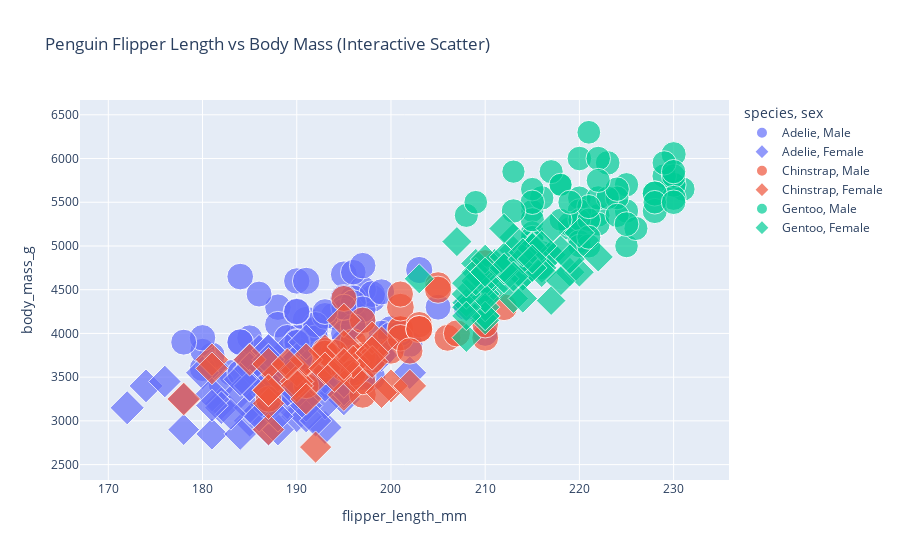
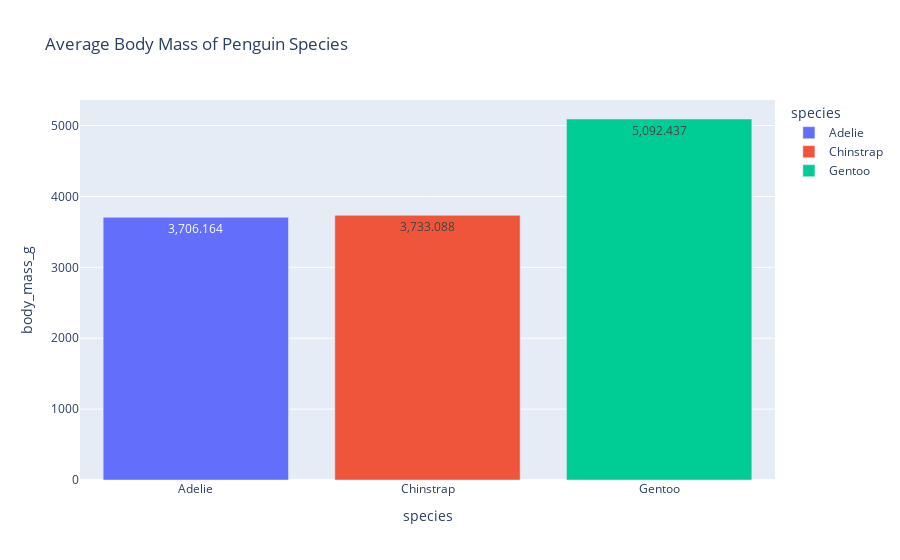
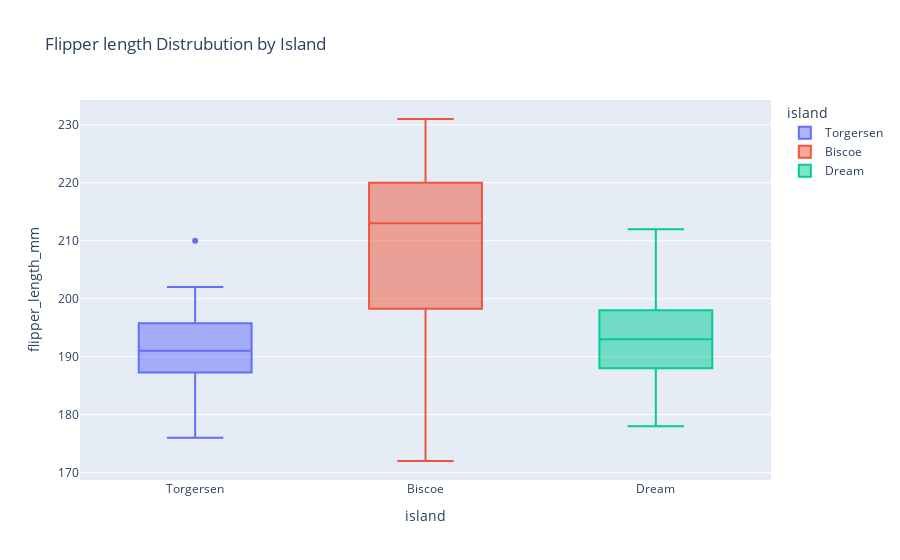
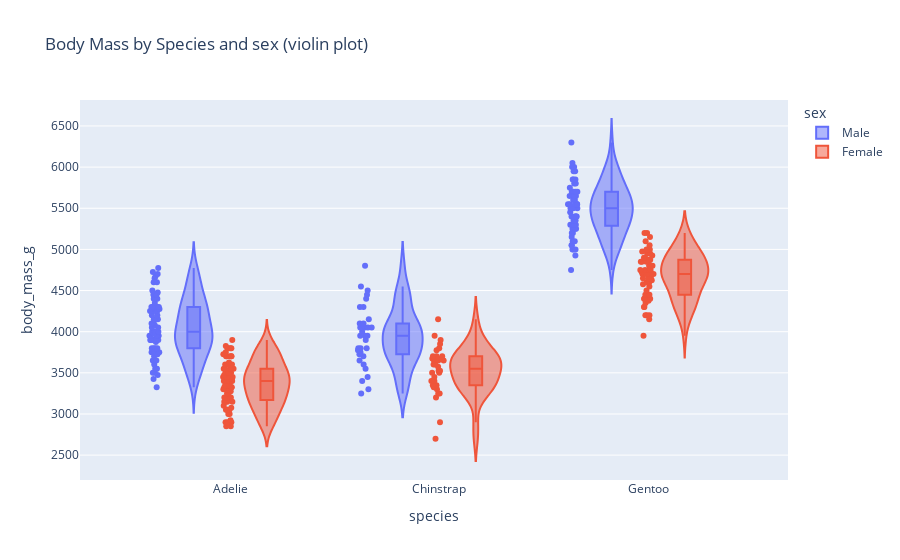

Notebook cell for these charts, in order:
### Code cell
# 1. Import libraries
import plotly.express as px
import seaborn as sns
import pandas as pd

# 2. Get Data and clean
penguins = sns.load_dataset("penguins")
penguins = penguins.dropna()

# Optional
print(penguins.head())

# 3. Interactive Scatter plot
# Show the flipper length relates to body mass
fig1 = px.scatter(
    penguins,
    x='flipper_length_mm',
    y='body_mass_g',
    color='species',
    size='bill_depth_mm',
    symbol='sex',
    hover_data=["island", "bill_length_mm"],
    title="Penguin Flipper Length vs Body Mass (Interactive Scatter)"
)
fig1.show()

# 4. Bar Plot: Average Body Mass per Species
avg_mass = penguins.groupby("species")["body_mass_g"].mean().reset_index()

fig2 = px.bar(
   avg_mass,
   x="species",
   y="body_mass_g",
   text_auto=True,
   color="species",
   title="Average Body Mass of Penguin Species"
)
fig2.show()

# 5. Box Plot: Flipper Length by Island
fig3 = px.box(
    penguins,
    x="island",
    y="flipper_length_mm",
    color="island",
    title="Flipper length Distrubution by Island"
)
fig3.show()

# 6. Violin Plot: Body Mass by sex and species
fig4 = px.violin(
    penguins,
    x="species",
    y="body_mass_g",
    color="sex",
    box=True,           # show internal boxplot
    points="all",        # show all data points
    hover_data=["island"],
    title="Body Mass by Species and sex (violin plot)"
)
fig4.show()

### Figure 1 — Plotly figure (JSON) as saved in the notebook; plotly's stock layout.template omitted (floating-point values rounded to 4 significant figures; data arrays with more than 128 entries replaced by an {"elided": "..."} marker saying what was removed)
{"data": [{"customdata": {"elided": "73x2 mixed values"}, "hovertemplate": "species=Adelie<br>sex=Male<br>flipper_length_mm=%{x}<br>body_mass_g=%{y}<br>bill_depth_mm=%{marker.size}<br>island=%{customdata[0]}<br>bill_length_mm=%{customdata[1]}<extra></extra>", "legendgroup": "Adelie, Male", "marker": {"color": "#636efa", "size": [18.7, 20.6, 19.6, 21.2, 21.1, 20.7, 21.5, 18.7, 18.1, 17.2, 18.6, 18.9, 18.1, 18.9, 21.1, 20.0, 19.1, 18.4, 19.7, 18.8, 19.0, 21.2, 18.9, 19.5, 18.6, 18.8, 19.1, 21.1, 18.2, 18.0, 19.1, 19.4, 18.4, 18.9, 18.5, 19.4, 19.1, 17.6, 19.4, 20.3, 19.5, 19.2, 18.1, 18.1, 18.9, 18.5, 18.5, 20.0, 20.0, 18.9, 20.0, 19.0, 20.3, 19.5, 18.3, 20.5, 18.6, 19.8, 18.5, 19.0, 18.3, 18.0, 19.2, 18.5, 17.5, 20.1, 17.9, 17.2, 17.0, 18.7, 18.6, 18.1, 18.5], "sizemode": "area", "sizeref": 0.05375, "symbol": "circle"}, "mode": "markers", "name": "Adelie, Male", "orientation": "v", "showlegend": true, "type": "scatter", "x": [181.0, 190.0, 195.0, 191.0, 198.0, 197.0, 194.0, 180.0, 185.0, 180.0, 183.0, 180.0, 178.0, 184.0, 196.0, 190.0, 184.0, 195.0, 196.0, 190.0, 182.0, 191.0, 188.0, 200.0, 191.0, 193.0, 194.0, 195.0, 192.0, 192.0, 188.0, 198.0, 190.0, 197.0, 195.0, 184.0, 195.0, 196.0, 193.0, 194.0, 190.0, 189.0, 205.0, 186.0, 208.0, 196.0, 192.0, 203.0, 190.0, 184.0, 190.0, 197.0, 191.0, 197.0, 196.0, 199.0, 189.0, 198.0, 202.0, 199.0, 195.0, 210.0, 197.0, 199.0, 190.0, 200.0, 193.0, 187.0, 190.0, 185.0, 190.0, 193.0, 201.0], "xaxis": "x", "y": [3750.0, 3650.0, 4675.0, 3800.0, 4400.0, 4500.0, 4200.0, 3600.0, 3950.0, 3800.0, 3550.0, 3950.0, 3900.0, 3900.0, 4150.0, 3950.0, 4650.0, 3900.0, 4400.0, 4600.0, 3425.0, 4150.0, 4300.0, 4050.0, 3700.0, 3800.0, 3750.0, 4400.0, 4050.0, 3950.0, 4100.0, 4450.0, 3900.0, 4150.0, 4250.0, 3900.0, 4000.0, 4700.0, 4200.0, 3550.0, 3800.0, 3950.0, 4300.0, 4450.0, 4300.0, 4350.0, 4100.0, 4725.0, 4250.0, 3550.0, 3900.0, 4775.0, 4600.0, 4275.0, 4075.0, 3775.0, 3325.0, 3500.0, 3875.0, 4000.0, 4300.0, 4000.0, 3500.0, 4475.0, 3900.0, 3975.0, 4250.0, 3475.0, 3725.0, 3650.0, 4250.0, 3750.0, 4000.0], "yaxis": "y"}, {"customdata": {"elided": "73x2 mixed values"}, "hovertemplate": "species=Adelie<br>sex=Female<br>flipper_length_mm=%{x}<br>body_mass_g=%{y}<br>bill_depth_mm=%{marker.size}<br>island=%{customdata[0]}<br>bill_length_mm=%{customdata[1]}<extra></extra>", "legendgroup": "Adelie, Female", "marker": {"color": "#636efa", "size": [17.4, 18.0, 19.3, 17.8, 17.6, 17.8, 19.0, 18.4, 18.3, 19.2, 18.9, 17.9, 18.6, 16.7, 17.8, 17.0, 18.5, 19.3, 18.0, 18.5, 16.9, 17.9, 17.7, 17.9, 18.1, 17.5, 16.6, 16.9, 17.0, 17.1, 16.2, 16.6, 19.0, 17.2, 17.5, 16.8, 16.1, 17.2, 18.8, 17.8, 18.6, 18.8, 18.0, 17.1, 17.3, 18.6, 16.1, 17.9, 16.0, 18.6, 17.2, 17.0, 16.5, 17.7, 20.7, 17.0, 17.0, 17.2, 17.0, 15.9, 17.6, 17.1, 17.9, 18.5, 17.6, 17.5, 16.5, 17.1, 15.5, 16.8, 18.4, 17.8, 17.1], "sizemode": "area", "sizeref": 0.05375, "symbol": "diamond"}, "mode": "markers", "name": "Adelie, Female", "orientation": "v", "showlegend": true, "type": "scatter", "x": [186.0, 195.0, 193.0, 181.0, 182.0, 185.0, 195.0, 184.0, 174.0, 189.0, 187.0, 187.0, 172.0, 178.0, 188.0, 195.0, 180.0, 181.0, 182.0, 186.0, 185.0, 190.0, 186.0, 190.0, 187.0, 186.0, 181.0, 185.0, 185.0, 184.0, 195.0, 190.0, 190.0, 196.0, 190.0, 191.0, 187.0, 189.0, 187.0, 191.0, 189.0, 190.0, 202.0, 185.0, 187.0, 190.0, 178.0, 192.0, 183.0, 193.0, 199.0, 181.0, 198.0, 193.0, 191.0, 188.0, 189.0, 187.0, 176.0, 186.0, 191.0, 191.0, 190.0, 193.0, 187.0, 191.0, 185.0, 193.0, 188.0, 192.0, 184.0, 195.0, 187.0], "xaxis": "x", "y": [3800.0, 3250.0, 3450.0, 3625.0, 3200.0, 3700.0, 3450.0, 3325.0, 3400.0, 3800.0, 3800.0, 3200.0, 3150.0, 3250.0, 3300.0, 3325.0, 3550.0, 3300.0, 3150.0, 3100.0, 3000.0, 3450.0, 3500.0, 3450.0, 2900.0, 3550.0, 2850.0, 3150.0, 3600.0, 2850.0, 3350.0, 3050.0, 3600.0, 3550.0, 3700.0, 3700.0, 3550.0, 3200.0, 3800.0, 3350.0, 3500.0, 3600.0, 3550.0, 3400.0, 3300.0, 3700.0, 2900.0, 3725.0, 3075.0, 2925.0, 3750.0, 3175.0, 3825.0, 3200.0, 3900.0, 2900.0, 3350.0, 3150.0, 3450.0, 3050.0, 3275.0, 3050.0, 3325.0, 3500.0, 3425.0, 3175.0, 3400.0, 3400.0, 3050.0, 3000.0, 3475.0, 3450.0, 3700.0], "yaxis": "y"}, {"customdata": [["Dream", 50], ["Dream", 51.3], ["Dream", 52.7], ["Dream", 51.3], ["Dream", 51.3], ["Dream", 51.7], ["Dream", 52], ["Dream", 50.5], ["Dream", 50.3], ["Dream", 49.2], ["Dream", 48.5], ["Dream", 50.6], ["Dream", 52], ["Dream", 49.5], ["Dream", 52.8], ["Dream", 54.2], ["Dream", 51], ["Dream", 49.7], ["Dream", 52], ["Dream", 53.5], ["Dream", 49], ["Dream", 50.9], ["Dream", 50.8], ["Dream", 49], ["Dream", 51.5], ["Dream", 51.4], ["Dream", 50.7], ["Dream", 52.2], ["Dream", 49.3], ["Dream", 50.2], ["Dream", 51.9], ["Dream", 55.8], ["Dream", 49.6], ["Dream", 50.8]], "hovertemplate": "species=Chinstrap<br>sex=Male<br>flipper_length_mm=%{x}<br>body_mass_g=%{y}<br>bill_depth_mm=%{marker.size}<br>island=%{customdata[0]}<br>bill_length_mm=%{customdata[1]}<extra></extra>", "legendgroup": "Chinstrap, Male", "marker": {"color": "#EF553B", "size": [19.5, 19.2, 19.8, 18.2, 19.9, 20.3, 18.1, 19.6, 20.0, 18.2, 17.5, 19.4, 19.0, 19.0, 20.0, 20.8, 18.8, 18.6, 20.7, 19.9, 19.5, 19.1, 18.5, 19.6, 18.7, 19.0, 19.7, 18.8, 19.9, 18.8, 19.5, 19.8, 18.2, 19.0], "sizemode": "area", "sizeref": 0.05375, "symbol": "circle"}, "mode": "markers", "name": "Chinstrap, Male", "orientation": "v", "showlegend": true, "type": "scatter", "x": [196.0, 193.0, 197.0, 197.0, 198.0, 194.0, 201.0, 201.0, 197.0, 195.0, 191.0, 193.0, 197.0, 200.0, 205.0, 201.0, 203.0, 195.0, 210.0, 205.0, 210.0, 196.0, 201.0, 212.0, 187.0, 201.0, 203.0, 197.0, 203.0, 202.0, 206.0, 207.0, 193.0, 210.0], "xaxis": "x", "y": [3900.0, 3650.0, 3725.0, 3750.0, 3700.0, 3775.0, 4050.0, 4050.0, 3300.0, 4400.0, 3400.0, 3800.0, 4150.0, 3800.0, 4550.0, 4300.0, 4100.0, 3600.0, 4800.0, 4500.0, 3950.0, 3550.0, 4450.0, 4300.0, 3250.0, 3950.0, 4050.0, 3450.0, 4050.0, 3800.0, 3950.0, 4000.0, 3775.0, 4100.0], "yaxis": "y"}, {"customdata": [["Dream", 46.5], ["Dream", 45.4], ["Dream", 45.2], ["Dream", 46.1], ["Dream", 46], ["Dream", 46.6], ["Dream", 47], ["Dream", 45.9], ["Dream", 58], ["Dream", 46.4], ["Dream", 42.4], ["Dream", 43.2], ["Dream", 46.7], ["Dream", 50.5], ["Dream", 46.4], ["Dream", 40.9], ["Dream", 42.5], ["Dream", 47.5], ["Dream", 47.6], ["Dream", 46.9], ["Dream", 46.2], ["Dream", 45.5], ["Dream", 50.9], ["Dream", 50.1], ["Dream", 49.8], ["Dream", 48.1], ["Dream", 45.7], ["Dream", 42.5], ["Dream", 45.2], ["Dream", 45.6], ["Dream", 46.8], ["Dream", 45.7], ["Dream", 43.5], ["Dream", 50.2]], "hovertemplate": "species=Chinstrap<br>sex=Female<br>flipper_length_mm=%{x}<br>body_mass_g=%{y}<br>bill_depth_mm=%{marker.size}<br>island=%{customdata[0]}<br>bill_length_mm=%{customdata[1]}<extra></extra>", "legendgroup": "Chinstrap, Female", "marker": {"color": "#EF553B", "size": [17.9, 18.7, 17.8, 18.2, 18.9, 17.8, 17.3, 17.1, 17.8, 18.6, 17.3, 16.6, 17.9, 18.4, 17.8, 16.6, 16.7, 16.8, 18.3, 16.6, 17.5, 17.0, 17.9, 17.9, 17.3, 16.4, 17.3, 17.3, 16.6, 19.4, 16.5, 17.0, 18.1, 18.7], "sizemode": "area", "sizeref": 0.05375, "symbol": "diamond"}, "mode": "markers", "name": "Chinstrap, Female", "orientation": "v", "showlegend": true, "type": "scatter", "x": [192.0, 188.0, 198.0, 178.0, 195.0, 193.0, 185.0, 190.0, 181.0, 190.0, 181.0, 187.0, 195.0, 200.0, 191.0, 187.0, 187.0, 199.0, 195.0, 192.0, 187.0, 196.0, 196.0, 190.0, 198.0, 199.0, 193.0, 187.0, 191.0, 194.0, 189.0, 195.0, 202.0, 198.0], "xaxis": "x", "y": [3500.0, 3525.0, 3950.0, 3250.0, 4150.0, 3800.0, 3700.0, 3575.0, 3700.0, 3450.0, 3600.0, 2900.0, 3300.0, 3400.0, 3700.0, 3200.0, 3350.0, 3900.0, 3850.0, 2700.0, 3650.0, 3500.0, 3675.0, 3400.0, 3675.0, 3325.0, 3600.0, 3350.0, 3250.0, 3525.0, 3650.0, 3650.0, 3400.0, 3775.0], "yaxis": "y"}, {"customdata": [["Biscoe", 50], ["Biscoe", 50], ["Biscoe", 47.6], ["Biscoe", 46.7], ["Biscoe", 46.8], ["Biscoe", 49], ["Biscoe", 48.4], ["Biscoe", 49.3], ["Biscoe", 49.2], ["Biscoe", 48.7], ["Biscoe", 50.2], ["Biscoe", 46.3], ["Biscoe", 46.1], ["Biscoe", 47.8], ["Biscoe", 50], ["Biscoe", 47.3], ["Biscoe", 59.6], ["Biscoe", 48.4], ["Biscoe", 44.4], ["Biscoe", 48.7], ["Biscoe", 49.6], ["Biscoe", 49.6], ["Biscoe", 50.5], ["Biscoe", 50.5], ["Biscoe", 45.2], ["Biscoe", 48.5], ["Biscoe", 50.1], ["Biscoe", 45], ["Biscoe", 45.5], ["Biscoe", 50.4], ["Biscoe", 46.2], ["Biscoe", 54.3], ["Biscoe", 49.8], ["Biscoe", 49.5], ["Biscoe", 50.7], ["Biscoe", 46.4], ["Biscoe", 48.2], ["Biscoe", 48.6], ["Biscoe", 51.1], ["Biscoe", 45.2], ["Biscoe", 52.5], ["Biscoe", 50], ["Biscoe", 50.8], ["Biscoe", 51.3], ["Biscoe", 52.1], ["Biscoe", 52.2], ["Biscoe", 49.5], ["Biscoe", 50.8], ["Biscoe", 49.4], ["Biscoe", 51.1], ["Biscoe", 55.9], ["Biscoe", 49.1], ["Biscoe", 46.8], ["Biscoe", 53.4], ["Biscoe", 48.1], ["Biscoe", 49.8], ["Biscoe", 51.5], ["Biscoe", 55.1], ["Biscoe", 48.8], ["Biscoe", 50.4], ["Biscoe", 49.9]], "hovertemplate": "species=Gentoo<br>sex=Male<br>flipper_length_mm=%{x}<br>body_mass_g=%{y}<br>bill_depth_mm=%{marker.size}<br>island=%{customdata[0]}<br>bill_length_mm=%{customdata[1]}<extra></extra>", "legendgroup": "Gentoo, Male", "marker": {"color": "#00cc96", "size": [16.3, 15.2, 14.5, 15.3, 15.4, 16.1, 14.6, 15.7, 15.2, 15.1, 14.3, 15.8, 15.1, 15.0, 15.3, 15.3, 17.0, 16.3, 17.3, 15.7, 16.0, 15.0, 15.9, 15.9, 15.8, 14.1, 15.0, 15.4, 15.0, 15.3, 14.9, 15.7, 16.8, 16.2, 15.0, 15.6, 15.6, 16.0, 16.3, 16.4, 15.6, 15.9, 17.3, 14.2, 17.0, 17.1, 16.1, 15.7, 15.8, 16.5, 17.0, 15.0, 16.1, 15.8, 15.1, 15.9, 16.3, 16.0, 16.2, 15.7, 16.1], "sizemode": "area", "sizeref": 0.05375, "symbol": "circle"}, "mode": "markers", "name": "Gentoo, Male", "orientation": "v", "showlegend": true, "type": "scatter", "x": [230.0, 218.0, 215.0, 219.0, 215.0, 216.0, 213.0, 217.0, 221.0, 222.0, 218.0, 215.0, 215.0, 215.0, 220.0, 222.0, 230.0, 220.0, 219.0, 208.0, 225.0, 216.0, 222.0, 225.0, 215.0, 220.0, 225.0, 220.0, 220.0, 224.0, 221.0, 231.0, 230.0, 229.0, 223.0, 221.0, 221.0, 230.0, 220.0, 223.0, 221.0, 224.0, 228.0, 218.0, 230.0, 228.0, 224.0, 226.0, 216.0, 225.0, 228.0, 228.0, 215.0, 219.0, 209.0, 229.0, 230.0, 230.0, 222.0, 222.0, 213.0], "xaxis": "x", "y": [5700.0, 5700.0, 5400.0, 5200.0, 5150.0, 5550.0, 5850.0, 5850.0, 6300.0, 5350.0, 5700.0, 5050.0, 5100.0, 5650.0, 5550.0, 5250.0, 6050.0, 5400.0, 5250.0, 5350.0, 5700.0, 4750.0, 5550.0, 5400.0, 5300.0, 5300.0, 5000.0, 5050.0, 5000.0, 5550.0, 5300.0, 5650.0, 5700.0, 5800.0, 5550.0, 5000.0, 5100.0, 5800.0, 6000.0, 5950.0, 5450.0, 5350.0, 5600.0, 5300.0, 5550.0, 5400.0, 5650.0, 5200.0, 4925.0, 5250.0, 5600.0, 5500.0, 5500.0, 5500.0, 5500.0, 5950.0, 5500.0, 5850.0, 6000.0, 5750.0, 5400.0], "yaxis": "y"}, {"customdata": [["Biscoe", 46.1], ["Biscoe", 48.7], ["Biscoe", 46.5], ["Biscoe", 45.4], ["Biscoe", 43.3], ["Biscoe", 40.9], ["Biscoe", 45.5], ["Biscoe", 45.8], ["Biscoe", 42], ["Biscoe", 46.2], ["Biscoe", 45.1], ["Biscoe", 46.5], ["Biscoe", 42.9], ["Biscoe", 48.2], ["Biscoe", 42.8], ["Biscoe", 45.1], ["Biscoe", 49.1], ["Biscoe", 42.6], ["Biscoe", 44], ["Biscoe", 42.7], ["Biscoe", 45.3], ["Biscoe", 43.6], ["Biscoe", 45.5], ["Biscoe", 44.9], ["Biscoe", 46.6], ["Biscoe", 45.1], ["Biscoe", 46.5], ["Biscoe", 43.8], ["Biscoe", 43.2], ["Biscoe", 45.3], ["Biscoe", 45.7], ["Biscoe", 45.8], ["Biscoe", 43.5], ["Biscoe", 47.7], ["Biscoe", 46.5], ["Biscoe", 46.4], ["Biscoe", 47.5], ["Biscoe", 45.2], ["Biscoe", 49.1], ["Biscoe", 47.4], ["Biscoe", 44.9], ["Biscoe", 43.4], ["Biscoe", 47.5], ["Biscoe", 47.5], ["Biscoe", 45.5], ["Biscoe", 44.5], ["Biscoe", 46.9], ["Biscoe", 48.4], ["Biscoe", 48.5], ["Biscoe", 47.2], ["Biscoe", 41.7], ["Biscoe", 43.3], ["Biscoe", 50.5], ["Biscoe", 43.5], ["Biscoe", 46.2], ["Biscoe", 47.2], ["Biscoe", 46.8], ["Biscoe", 45.2]], "hovertemplate": "species=Gentoo<br>sex=Female<br>flipper_length_mm=%{x}<br>body_mass_g=%{y}<br>bill_depth_mm=%{marker.size}<br>island=%{customdata[0]}<br>bill_length_mm=%{customdata[1]}<extra></extra>", "legendgroup": "Gentoo, Female", "marker": {"color": "#00cc96", "size": [13.2, 14.1, 13.5, 14.6, 13.4, 13.7, 13.7, 14.6, 13.5, 14.5, 14.5, 14.5, 13.1, 14.3, 14.2, 14.5, 14.8, 13.7, 13.6, 13.7, 13.7, 13.9, 13.9, 13.3, 14.2, 14.4, 14.4, 13.9, 14.5, 13.8, 13.9, 14.2, 14.2, 15.0, 14.8, 15.0, 14.2, 13.8, 14.5, 14.6, 13.8, 14.4, 14.0, 15.0, 14.5, 14.7, 14.6, 14.4, 15.0, 15.5, 14.7, 14.0, 15.2, 15.2, 14.1, 13.7, 14.3, 14.8], "sizemode": "area", "sizeref": 0.05375, "symbol": "diamond"}, "mode": "markers", "name": "Gentoo, Female", "orientation": "v", "showlegend": true, "type": "scatter", "x": [211.0, 210.0, 210.0, 211.0, 209.0, 214.0, 214.0, 210.0, 210.0, 209.0, 215.0, 213.0, 215.0, 210.0, 209.0, 207.0, 220.0, 213.0, 208.0, 208.0, 210.0, 217.0, 210.0, 213.0, 210.0, 210.0, 217.0, 208.0, 208.0, 208.0, 214.0, 219.0, 220.0, 216.0, 217.0, 216.0, 209.0, 215.0, 212.0, 212.0, 212.0, 218.0, 212.0, 218.0, 212.0, 214.0, 222.0, 203.0, 219.0, 215.0, 210.0, 208.0, 216.0, 213.0, 217.0, 214.0, 215.0, 212.0], "xaxis": "x", "y": [4500.0, 4450.0, 4550.0, 4800.0, 4400.0, 4650.0, 4650.0, 4200.0, 4150.0, 4800.0, 5000.0, 4400.0, 5000.0, 4600.0, 4700.0, 5050.0, 5150.0, 4950.0, 4350.0, 3950.0, 4300.0, 4900.0, 4200.0, 5100.0, 4850.0, 4400.0, 4900.0, 4300.0, 4450.0, 4200.0, 4400.0, 4700.0, 4700.0, 4750.0, 5200.0, 4700.0, 4600.0, 4750.0, 4625.0, 4725.0, 4750.0, 4600.0, 4875.0, 4950.0, 4750.0, 4850.0, 4875.0, 4625.0, 4850.0, 4975.0, 4700.0, 4575.0, 5000.0, 4650.0, 4375.0, 4925.0, 4850.0, 5200.0], "yaxis": "y"}], "layout": {"legend": {"itemsizing": "constant", "title": {"text": "species, sex"}, "tracegroupgap": 0}, "title": {"text": "Penguin Flipper Length vs Body Mass (Interactive Scatter)"}, "xaxis": {"anchor": "y", "domain": [0, 1], "title": {"text": "flipper_length_mm"}}, "yaxis": {"anchor": "x", "domain": [0, 1], "title": {"text": "body_mass_g"}}}}

### Figure 2 — Plotly figure (JSON) as saved in the notebook; plotly's stock layout.template omitted (floating-point values rounded to 4 significant figures)
{"data": [{"hovertemplate": "species=%{x}<br>body_mass_g=%{y}<extra></extra>", "legendgroup": "Adelie", "marker": {"color": "#636efa", "pattern": {"shape": ""}}, "name": "Adelie", "orientation": "v", "showlegend": true, "textposition": "auto", "texttemplate": "%{y}", "type": "bar", "x": ["Adelie"], "xaxis": "x", "y": [3706.0], "yaxis": "y"}, {"hovertemplate": "species=%{x}<br>body_mass_g=%{y}<extra></extra>", "legendgroup": "Chinstrap", "marker": {"color": "#EF553B", "pattern": {"shape": ""}}, "name": "Chinstrap", "orientation": "v", "showlegend": true, "textposition": "auto", "texttemplate": "%{y}", "type": "bar", "x": ["Chinstrap"], "xaxis": "x", "y": [3733.0], "yaxis": "y"}, {"hovertemplate": "species=%{x}<br>body_mass_g=%{y}<extra></extra>", "legendgroup": "Gentoo", "marker": {"color": "#00cc96", "pattern": {"shape": ""}}, "name": "Gentoo", "orientation": "v", "showlegend": true, "textposition": "auto", "texttemplate": "%{y}", "type": "bar", "x": ["Gentoo"], "xaxis": "x", "y": [5092.0], "yaxis": "y"}], "layout": {"barmode": "relative", "legend": {"title": {"text": "species"}, "tracegroupgap": 0}, "title": {"text": "Average Body Mass of Penguin Species"}, "xaxis": {"anchor": "y", "categoryarray": ["Adelie", "Chinstrap", "Gentoo"], "categoryorder": "array", "domain": [0, 1], "title": {"text": "species"}}, "yaxis": {"anchor": "x", "domain": [0, 1], "title": {"text": "body_mass_g"}}}}

### Figure 3 — Plotly figure (JSON) as saved in the notebook; plotly's stock layout.template omitted (floating-point values rounded to 4 significant figures; data arrays with more than 128 entries replaced by an {"elided": "..."} marker saying what was removed)
{"data": [{"alignmentgroup": "True", "hovertemplate": "island=%{x}<br>flipper_length_mm=%{y}<extra></extra>", "legendgroup": "Torgersen", "marker": {"color": "#636efa"}, "name": "Torgersen", "notched": false, "offsetgroup": "Torgersen", "orientation": "v", "showlegend": true, "type": "box", "x": ["Torgersen", "Torgersen", "Torgersen", "Torgersen", "Torgersen", "Torgersen", "Torgersen", "Torgersen", "Torgersen", "Torgersen", "Torgersen", "Torgersen", "Torgersen", "Torgersen", "Torgersen", "Torgersen", "Torgersen", "Torgersen", "Torgersen", "Torgersen", "Torgersen", "Torgersen", "Torgersen", "Torgersen", "Torgersen", "Torgersen", "Torgersen", "Torgersen", "Torgersen", "Torgersen", "Torgersen", "Torgersen", "Torgersen", "Torgersen", "Torgersen", "Torgersen", "Torgersen", "Torgersen", "Torgersen", "Torgersen", "Torgersen", "Torgersen", "Torgersen", "Torgersen", "Torgersen", "Torgersen", "Torgersen"], "x0": " ", "xaxis": "x", "y": [181.0, 186.0, 195.0, 193.0, 190.0, 181.0, 195.0, 182.0, 191.0, 198.0, 185.0, 195.0, 197.0, 184.0, 194.0, 190.0, 198.0, 190.0, 190.0, 196.0, 197.0, 190.0, 195.0, 191.0, 184.0, 187.0, 195.0, 189.0, 196.0, 187.0, 193.0, 188.0, 199.0, 189.0, 189.0, 187.0, 198.0, 176.0, 202.0, 186.0, 199.0, 191.0, 195.0, 191.0, 210.0, 190.0, 197.0], "y0": " ", "yaxis": "y"}, {"alignmentgroup": "True", "hovertemplate": "island=%{x}<br>flipper_length_mm=%{y}<extra></extra>", "legendgroup": "Biscoe", "marker": {"color": "#EF553B"}, "name": "Biscoe", "notched": false, "offsetgroup": "Biscoe", "orientation": "v", "showlegend": true, "type": "box", "x": {"elided": "163 str values"}, "x0": " ", "xaxis": "x", "y": {"elided": "163 float values"}, "y0": " ", "yaxis": "y"}, {"alignmentgroup": "True", "hovertemplate": "island=%{x}<br>flipper_length_mm=%{y}<extra></extra>", "legendgroup": "Dream", "marker": {"color": "#00cc96"}, "name": "Dream", "notched": false, "offsetgroup": "Dream", "orientation": "v", "showlegend": true, "type": "box", "x": ["Dream", "Dream", "Dream", "Dream", "Dream", "Dream", "Dream", "Dream", "Dream", "Dream", "Dream", "Dream", "Dream", "Dream", "Dream", "Dream", "Dream", "Dream", "Dream", "Dream", "Dream", "Dream", "Dream", "Dream", "Dream", "Dream", "Dream", "Dream", "Dream", "Dream", "Dream", "Dream", "Dream", "Dream", "Dream", "Dream", "Dream", "Dream", "Dream", "Dream", "Dream", "Dream", "Dream", "Dream", "Dream", "Dream", "Dream", "Dream", "Dream", "Dream", "Dream", "Dream", "Dream", "Dream", "Dream", "Dream", "Dream", "Dream", "Dream", "Dream", "Dream", "Dream", "Dream", "Dream", "Dream", "Dream", "Dream", "Dream", "Dream", "Dream", "Dream", "Dream", "Dream", "Dream", "Dream", "Dream", "Dream", "Dream", "Dream", "Dream", "Dream", "Dream", "Dream", "Dream", "Dream", "Dream", "Dream", "Dream", "Dream", "Dream", "Dream", "Dream", "Dream", "Dream", "Dream", "Dream", "Dream", "Dream", "Dream", "Dream", "Dream", "Dream", "Dream", "Dream", "Dream", "Dream", "Dream", "Dream", "Dream", "Dream", "Dream", "Dream", "Dream", "Dream", "Dream", "Dream", "Dream", "Dream", "Dream", "Dream", "Dream", "Dream", "Dream"], "x0": " ", "xaxis": "x", "y": [178.0, 178.0, 188.0, 184.0, 195.0, 196.0, 190.0, 180.0, 181.0, 184.0, 182.0, 195.0, 186.0, 196.0, 185.0, 190.0, 182.0, 190.0, 191.0, 191.0, 194.0, 190.0, 189.0, 189.0, 190.0, 202.0, 205.0, 185.0, 186.0, 187.0, 208.0, 190.0, 196.0, 178.0, 192.0, 193.0, 199.0, 187.0, 190.0, 191.0, 200.0, 185.0, 193.0, 193.0, 187.0, 188.0, 190.0, 192.0, 185.0, 190.0, 184.0, 195.0, 193.0, 187.0, 201.0, 192.0, 196.0, 193.0, 188.0, 197.0, 198.0, 178.0, 197.0, 195.0, 198.0, 193.0, 194.0, 185.0, 201.0, 190.0, 201.0, 197.0, 181.0, 190.0, 195.0, 181.0, 191.0, 187.0, 193.0, 195.0, 197.0, 200.0, 200.0, 191.0, 205.0, 187.0, 201.0, 187.0, 203.0, 195.0, 199.0, 195.0, 210.0, 192.0, 205.0, 210.0, 187.0, 196.0, 196.0, 196.0, 201.0, 190.0, 212.0, 187.0, 198.0, 199.0, 201.0, 193.0, 203.0, 187.0, 197.0, 191.0, 203.0, 202.0, 194.0, 206.0, 189.0, 195.0, 207.0, 202.0, 193.0, 210.0, 198.0], "y0": " ", "yaxis": "y"}], "layout": {"boxmode": "overlay", "legend": {"title": {"text": "island"}, "tracegroupgap": 0}, "title": {"text": "Flipper length Distrubution by Island"}, "xaxis": {"anchor": "y", "categoryarray": ["Torgersen", "Biscoe", "Dream"], "categoryorder": "array", "domain": [0, 1], "title": {"text": "island"}}, "yaxis": {"anchor": "x", "domain": [0, 1], "title": {"text": "flipper_length_mm"}}}}

### Figure 4 — Plotly figure (JSON) as saved in the notebook; plotly's stock layout.template omitted (floating-point values rounded to 4 significant figures; data arrays with more than 128 entries replaced by an {"elided": "..."} marker saying what was removed)
{"data": [{"alignmentgroup": "True", "box": {"visible": true}, "customdata": {"elided": "168x1 str values"}, "hovertemplate": "sex=Male<br>species=%{x}<br>body_mass_g=%{y}<br>island=%{customdata[0]}<extra></extra>", "legendgroup": "Male", "marker": {"color": "#636efa"}, "name": "Male", "offsetgroup": "Male", "orientation": "v", "points": "all", "scalegroup": "True", "showlegend": true, "type": "violin", "x": {"elided": "168 str values"}, "x0": " ", "xaxis": "x", "y": {"elided": "168 float values"}, "y0": " ", "yaxis": "y"}, {"alignmentgroup": "True", "box": {"visible": true}, "customdata": {"elided": "165x1 str values"}, "hovertemplate": "sex=Female<br>species=%{x}<br>body_mass_g=%{y}<br>island=%{customdata[0]}<extra></extra>", "legendgroup": "Female", "marker": {"color": "#EF553B"}, "name": "Female", "offsetgroup": "Female", "orientation": "v", "points": "all", "scalegroup": "True", "showlegend": true, "type": "violin", "x": {"elided": "165 str values"}, "x0": " ", "xaxis": "x", "y": {"elided": "165 float values"}, "y0": " ", "yaxis": "y"}], "layout": {"legend": {"title": {"text": "sex"}, "tracegroupgap": 0}, "title": {"text": "Body Mass by Species and sex (violin plot)"}, "violinmode": "group", "xaxis": {"anchor": "y", "domain": [0, 1], "title": {"text": "species"}}, "yaxis": {"anchor": "x", "domain": [0, 1], "title": {"text": "body_mass_g"}}}}
